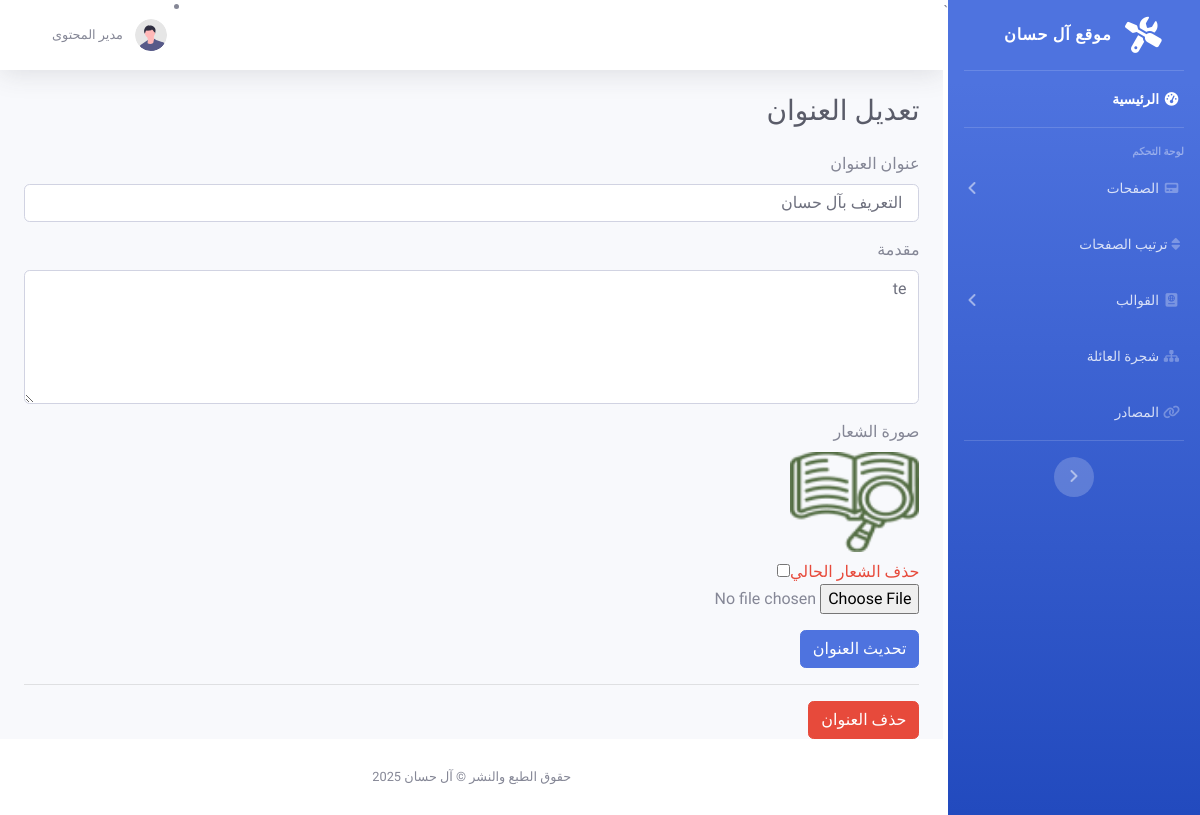
/dashboard/edit_page.php?headline_id=4&temp_id=3 (signed in), run on the app's committed database.
### tables this page shows
CREATE TABLE `headline` (
  `h_id` int(255) NOT NULL,
  `temp_id` int(225) NOT NULL,
  `sort_order` int(255) NOT NULL DEFAULT 0,
  `title` varchar(1000) NOT NULL,
  `intro` varchar(1000) DEFAULT NULL,
  `logo_img` varchar(255) DEFAULT NULL,
  `main_img` varchar(255) DEFAULT NULL
);

### dashboard/edit_page.php (the view, shortened to what this page needs)
<?php
require_once 'includes/header.php';
require_once 'includes/navbar.php';
require_once 'includes/user.php';
require_once 'includes/config.php';
$h_id = intval($_GET['headline_id']);
$temp_id = intval($_GET['temp_id']);
$sql = "SELECT title, intro, logo_img FROM headline WHERE h_id = $h_id AND temp_id = $temp_id LIMIT 1";
$result = mysqli_query($conn, $sql);
if ($row = mysqli_fetch_assoc($result)) {
    $title_value = $row['title'];
    $intro_value = isset($row['intro']) ? $row['intro'] : '';
    $logo_value  = (!empty($row['logo_img'])) ? $row['logo_img'] : 'default_logo.png';
} else {
    echo "<p>السجل غير موجود.</p>";
    require_once 'includes/footer.php';
    exit;
}
?>
<div class="container-fluid">
    <h1 class="h3 mb-4 text-gray-800">تعديل العنوان</h1>
    <form method="post" action="edit_headline.php?headline_id=<?php echo $h_id; ?>&temp_id=<?php echo $temp_id; ?>" enctype="multipart/form-data">
        <div class="form-group">
            <label for="title">عنوان العنوان</label>
            <input type="text" name="title" id="title" class="form-control" value="<?php echo htmlspecialchars($title_value); ?>" required>
        </div>
        <?php if ($temp_id == 1 || $temp_id == 3): ?>
        <div class="form-group">
            <label for="intro">مقدمة</label>
            <textarea name="intro" id="intro" class="form-control" rows="5" required><?php echo htmlspecialchars($intro_value); ?></textarea>
        </div>
        <?php endif; ?>
        <div class="form-group">
            <label for="logo_img">صورة الشعار</label>
            <?php if (!empty($logo_value)): ?>
                <img src="../assets/images/icons/<?php echo $logo_value; ?>" height="100" class="d-block mb-2">
                <div class="form-check">
                    <label for="delete_logo" class="form-check-label text-danger">حذف الشعار الحالي</label>
                    <input type="checkbox" name="delete_logo" class="form-check-input" id="delete_logo">
                </div>
            <?php endif; ?>
            <input type="file" name="logo_img" id="logo_img" class="form-control-file">
        </div>
        <button type="submit" name="update" class="btn btn-primary">تحديث العنوان</button>
    </form>
    <hr>
    <form method="post" onsubmit="return confirm('هل أنت متأكد أنك تريد حذف هذا العنوان؟');">
        <button type="submit" name="delete" class="btn btn-danger">حذف العنوان</button>
    </form>
</div>
<?php
require_once 'includes/footer.php';
?>

### data on the page
headline: title "التعريف بآل حسان", intro "te", logo_img (picture)
